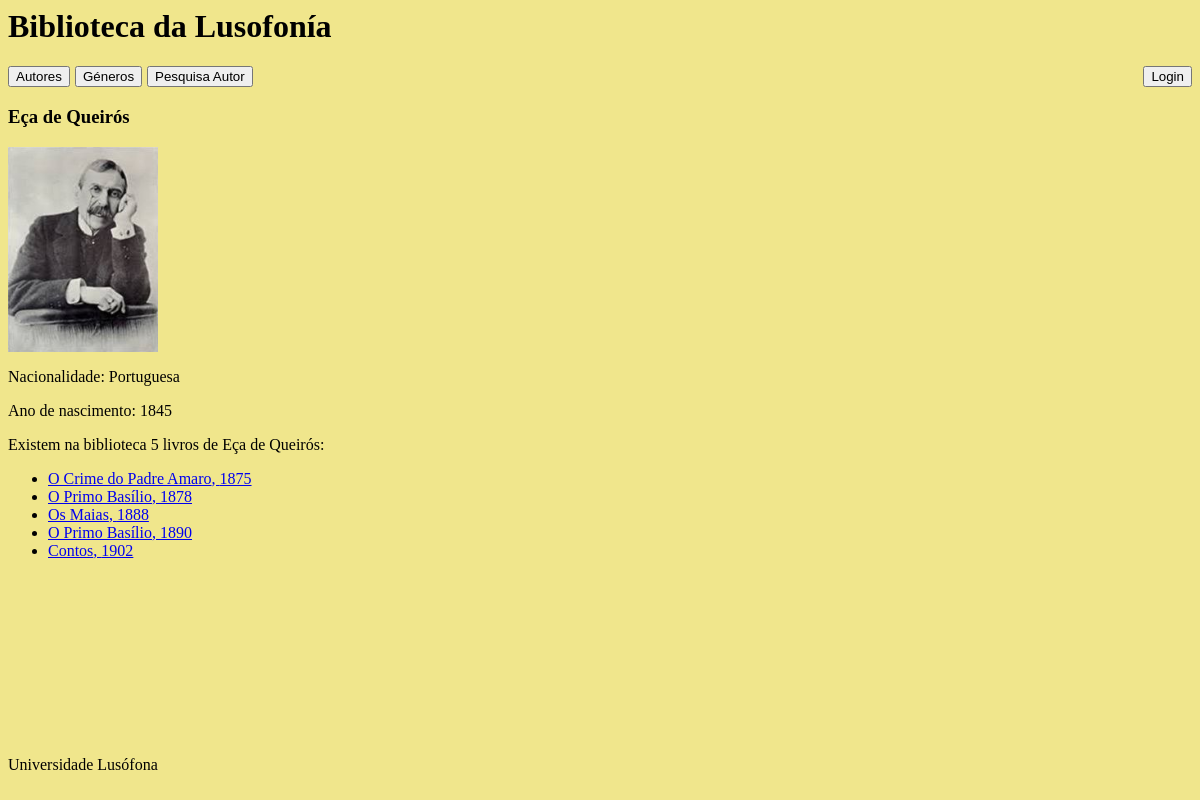
Page /autor/48/ on the committed database.
### biblioteca/models.py (models this page shows, shortened)
class Autor(models.Model):
    nome = models.CharField(max_length=50)
    ano_nascimento = models.IntegerField()
    nacionalidade = models.CharField(max_length=50)
    retrato = models.ImageField(upload_to="retratos", null=True, blank=True)
    def __str__(self):
        return self.nome

class Livro(models.Model):
    titulo = models.CharField(max_length=50)
    autor = models.ForeignKey(Autor, on_delete=models.CASCADE, related_name="livros")
    genero =  models.CharField(max_length=50)
    ano_publicacao = models.IntegerField()
    excerto = models.TextField(default='', null=True, blank=True)

### biblioteca/views.py (the view)
# urls.py: path('autor/<int:autor_id>/', views.autor_view, name="autor"),
def autor_view(request, autor_id):
    context = {
        'autor': Autor.objects.get(id=autor_id),
    }
    return render(request, "biblioteca/autor.html", context)

### biblioteca/templatetags/biblioteca_extras.py (called while the page is built)
@register.filter
def livros_ordenados(autor):
    return autor.livros.all().order_by('ano_publicacao')

### biblioteca/templates/biblioteca/autor.html (shortened to what this page needs)
{% extends 'biblioteca/layout.html' %}
{% block content %}
    <h3>{{ autor }}</h3>
    <img src='{{ autor.retrato.url}}' width="150px">
    <p> Nacionalidade: {{ autor.nacionalidade }}</p>
    <p> Ano de nascimento: {{ autor.ano_nascimento }}</p>
    <p>Existem na biblioteca {{ autor.livros.all|length }} livros de {{autor}}:</p>
    <ul>
    {% load biblioteca_extras %}
    {% for livro in autor|livros_ordenados %}
        <li>
            <a href="{% url 'livro' livro.id %}">{{ livro.titulo }}, {{ livro.ano_publicacao }}</a>
        </li>
    {% endfor %}
    </ul>
{% endblock %}

### biblioteca/templates/biblioteca/layout.html (style rules this page uses)
body { background: khaki; }

### rows in the picture
Autor: nome "Eça de Queirós", retrato (picture), nacionalidade "Portuguesa", ano_nascimento "1845", livros.all|length "5"
Livro: titulo "O Crime do Padre Amaro", ano_publicacao "1875"
Livro: titulo "O Primo Basílio", ano_publicacao "1878"
Livro: titulo "Os Maias", ano_publicacao "1888"
Livro: titulo "O Primo Basílio", ano_publicacao "1890"
Livro: titulo "Contos", ano_publicacao "1902"
